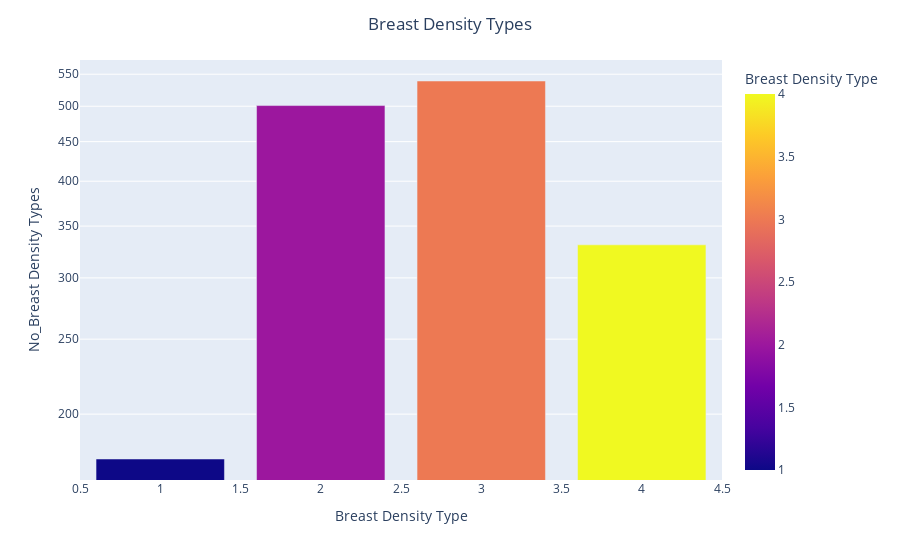

Write notebook code for a chart like this one.
### Code cell
## plot the breast density types
bdensity_calc_graph= px.bar(data_frame=bdensity_calc, y='No_Breast Density Types', x='Breast Density Type', color='Breast Density Type')
bdensity_calc_graph.update_layout(title='Breast Density Types', title_x=0.5, yaxis=dict(type='log'))
bdensity_calc_graph

### Figure 1 — Plotly figure (JSON) as saved in the notebook; plotly's stock layout.template omitted (floating-point values rounded to 4 significant figures)
{"data": [{"alignmentgroup": "True", "hovertemplate": "Breast Density Type=%{marker.color}<br>No_Breast Density Types=%{y}<extra></extra>", "legendgroup": "", "marker": {"color": [3, 2, 4, 1], "coloraxis": "coloraxis", "pattern": {"shape": ""}}, "name": "", "offsetgroup": "", "orientation": "v", "showlegend": false, "textposition": "auto", "type": "bar", "x": [3, 2, 4, 1], "xaxis": "x", "y": [539, 501, 331, 175], "yaxis": "y"}], "layout": {"barmode": "relative", "coloraxis": {"colorbar": {"title": {"text": "Breast Density Type"}}, "colorscale": [[0, "#0d0887"], [0.1111, "#46039f"], [0.2222, "#7201a8"], [0.3333, "#9c179e"], [0.4444, "#bd3786"], [0.5556, "#d8576b"], [0.6667, "#ed7953"], [0.7778, "#fb9f3a"], [0.8889, "#fdca26"], [1, "#f0f921"]]}, "legend": {"tracegroupgap": 0}, "margin": {"t": 60}, "title": {"text": "Breast Density Types", "x": 0.5}, "xaxis": {"anchor": "y", "domain": [0, 1], "title": {"text": "Breast Density Type"}}, "yaxis": {"anchor": "x", "domain": [0, 1], "title": {"text": "No_Breast Density Types"}, "type": "log"}}}
